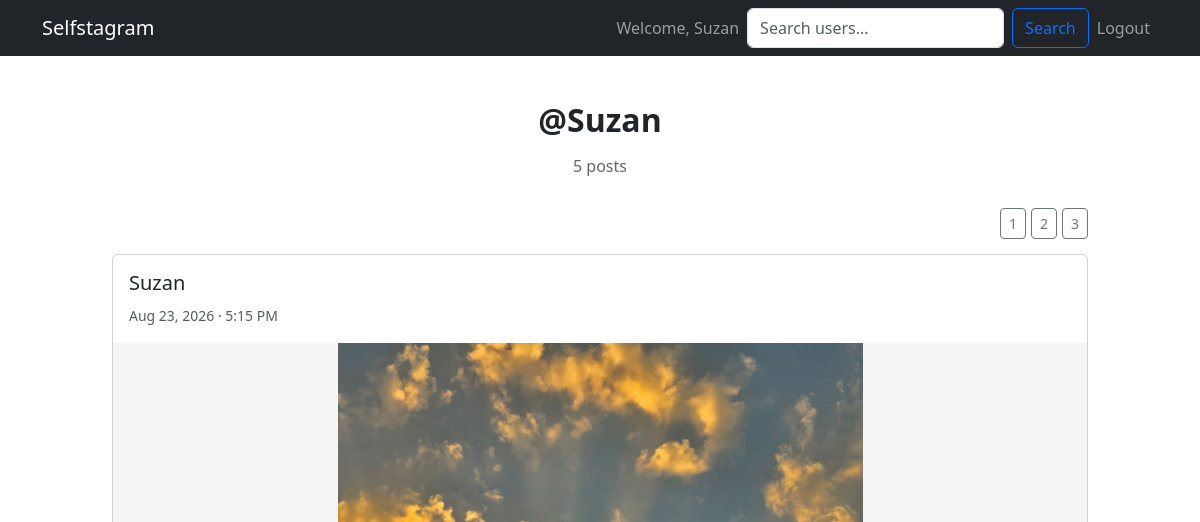
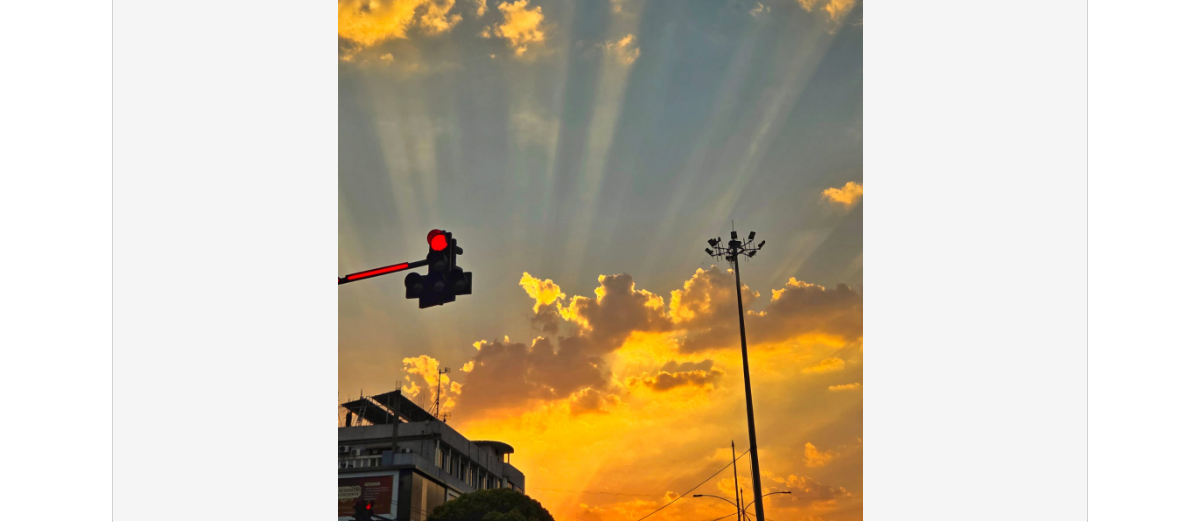
Before: /profile/Suzan/ (signed in, upper part) with the older database file (2 pictures, top to bottom).
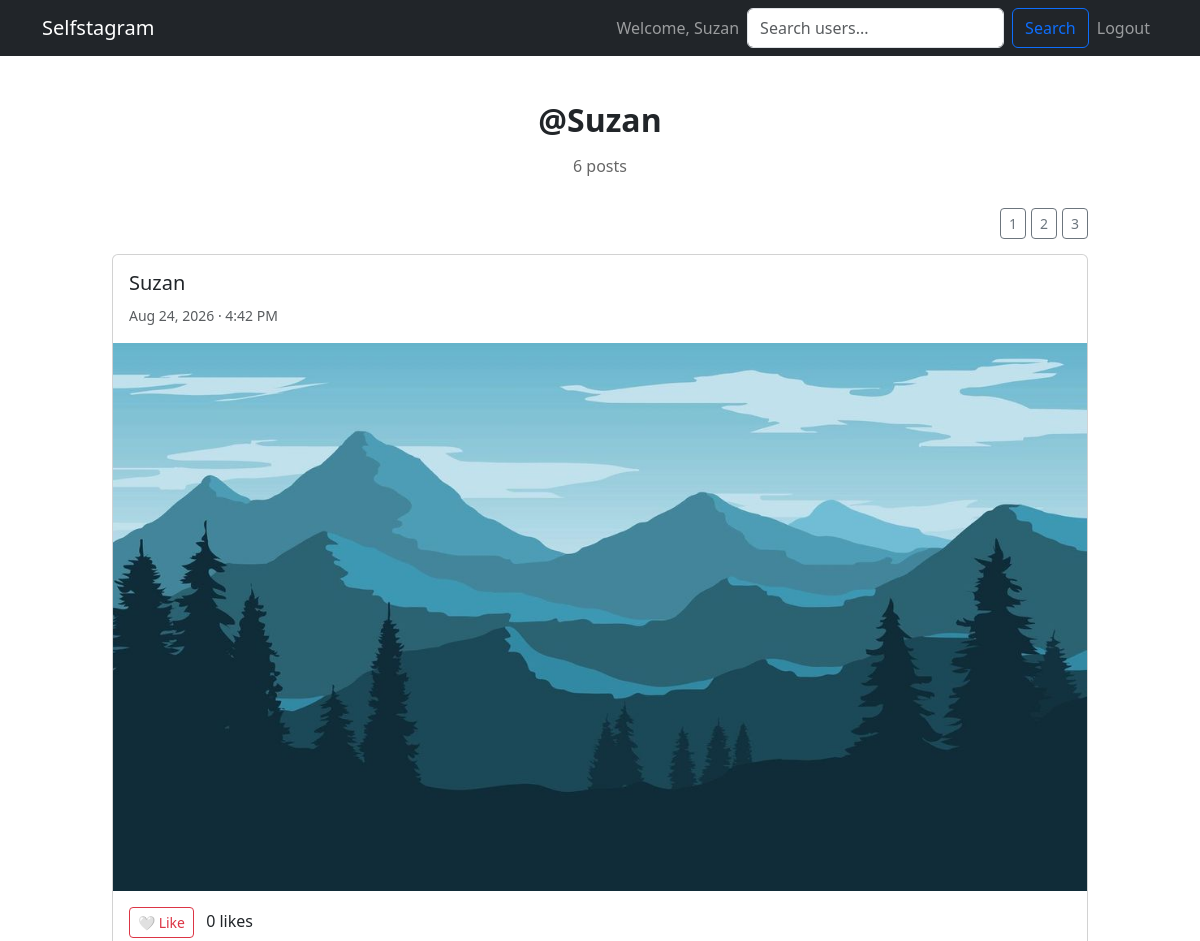
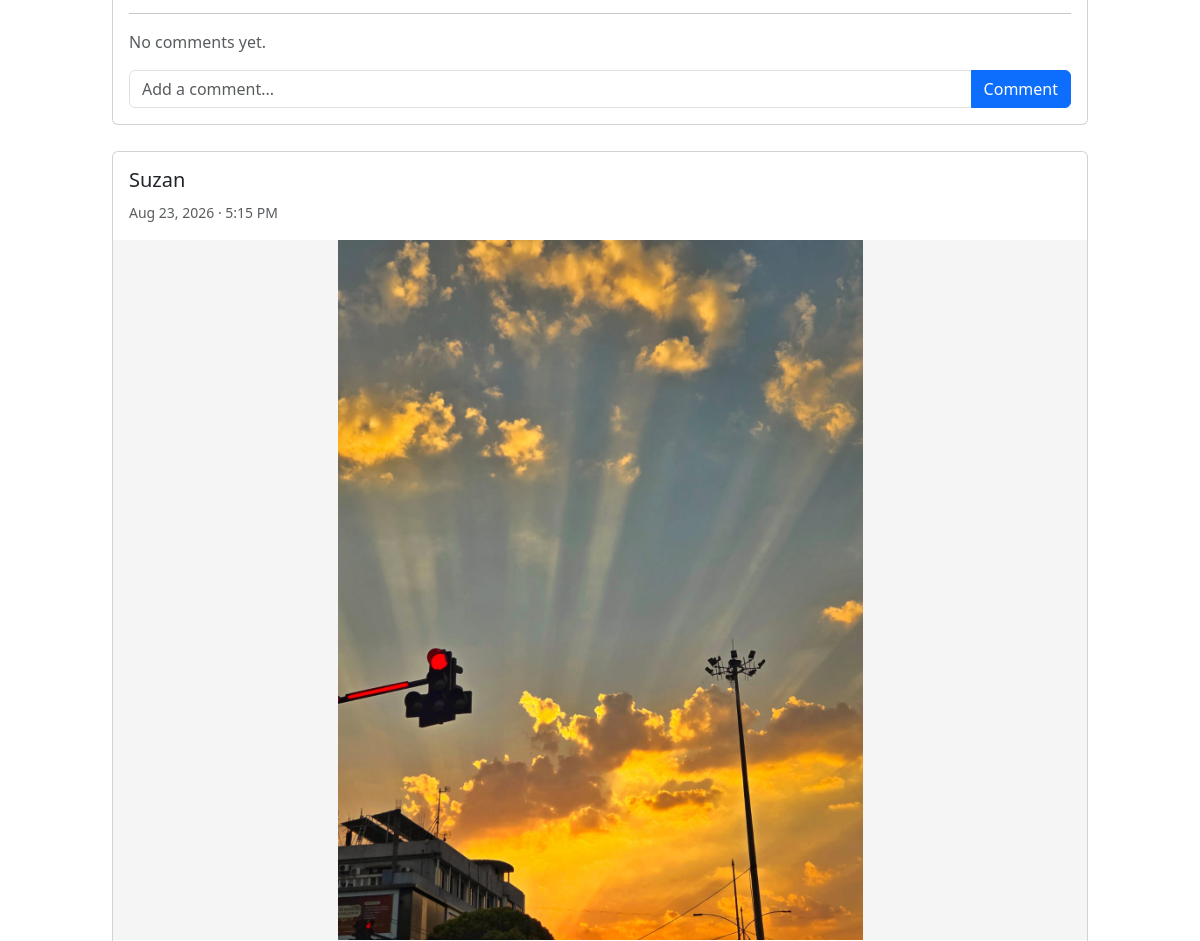
After: the same page with the newer database file (2 pictures, top to bottom).
### myapp/models.py (models this page shows, shortened)
class Image(models.Model):
    user = models.ForeignKey(User, on_delete=models.CASCADE, related_name="images")
    photo = models.ImageField(upload_to="Images")
    date = models.DateTimeField(auto_now_add=True)

### myapp/views.py (the view)
# urls.py: path('profile/<str:username>/', views.profile, name='profile'),
@login_required
def profile(request, username):
    profile_user = get_object_or_404(User, username=username)
    images = (
        Image.objects
        .filter(user=profile_user)
        .prefetch_related("likes", "comments__user")
        .order_by("-date")
    )
    liked_image_ids = set(
        Like.objects
        .filter(user=request.user, image__in=images)
        .values_list("image_id", flat=True)
    )
    is_following = Follow.objects.filter(
        follower=request.user,
        following=profile_user
    ).exists()
    following_users = User.objects.filter(
        followers__follower=profile_user
    ).order_by("username")
    return render(
        request,
        "myapp/profile.html",
        {
            "profile_user": profile_user,
            "img": images,
            "liked_image_ids": liked_image_ids,
            "is_following": is_following,
            "following_users": following_users,
        },
    )

### myapp/templates/myapp/profile.html (shortened to what this page needs)
{% extends "base.html" %}
{% block content %}
<div class="container profile-container">
    <div class="profile-header">
        <div class="profile-username">
            @{{ profile_user.username }}
        </div>
        <div class="profile-stats">
            {{ img|length }} post{{ img|length|pluralize }}
        </div>
    </div>
    <div class="layout-buttons">
        <button class="btn btn-outline-secondary btn-sm"
                onclick="setGrid(1)">
            1
        </button>
        <button class="btn btn-outline-secondary btn-sm"
                onclick="setGrid(2)">
            2
        </button>
        <button class="btn btn-outline-secondary btn-sm"
                onclick="setGrid(3)">
            3
        </button>
    </div>
    {% if img %}
        <div id="photoGrid" class="photo-grid grid-1">
            {% for image in img %}
                <div class="grid-item">
                    <div class="card post-card">
                        <div class="card-body">
                            <h5>
                                <a href="{% url 'profile' image.user.username %}"
                                   class="username-link">
                                    {{ image.user.username }}
                                </a>
                            </h5>
                            <small class="text-muted">
                                {{ image.date|date:"M d, Y · g:i A" }}
                            </small>
                        </div>
                        <img src="{{ image.photo.url }}"
                             class="post-image"
                             alt="Photo uploaded by {{ image.user.username }}">
                        <div class="card-body">
                            <form method="POST"
                                  action="{% url 'toggle_like' image.id %}"
                                  class="d-inline">
                                {% if image.id in liked_image_ids %}
                                    <button type="submit"
                                            class="btn btn-danger btn-sm">
                                        ❤️ Unlike
                                    </button>
                                {% else %}
                                    <button type="submit"
                                            class="btn btn-outline-danger btn-sm">
                                        🤍 Like
                                    </button>
                                {% endif %}
                            </form>
                            <span class="ms-2">
                                {{ image.likes.count }}
                                like{{ image.likes.count|pluralize }}
                            </span>
                            <hr>
                            {% for comment in image.comments.all %}
                                <div class="comment">
                                    <strong>
                                        {{ comment.user.username }}
                                    </strong>
                                    {{ comment.text }}
                                </div>
                            {% empty %}
                                <p class="text-muted">
                                    No comments yet.
                                </p>
                            {% endfor %}
                            <form method="POST"
                                  action="{% url 'add_comment' image.id %}"
                                  class="mt-3">
                                <div class="input-group">
                                    <input type="text"
                                           name="text"
                                           class="form-control"
                                           placeholder="Add a comment..."
                                           maxlength="500"
                                           required>
                                    <button type="submit"
                                            class="btn btn-primary">
                                        Comment
                                    </button>
                                </div>
                            </form>
                        </div>
                    </div>
                </div>
            {% endfor %}
        </div>
    {% else %}
        <div class="alert alert-secondary text-center">
            {{ profile_user.username }}
            hasn't uploaded any photos yet.
        </div>
    {% endif %}
</div>
{% endblock %}

### myapp/templates/base.html (shortened to what this page needs)
<!DOCTYPE html>
<html lang="en">
<head>
    <link href="https://cdn.jsdelivr.net/npm/bootstrap@5.3.0/dist/css/bootstrap.min.css" rel="stylesheet">
</head>
<body>
    <nav class="navbar navbar-expand-lg navbar-dark bg-dark">
        <div class="container">
            <a class="navbar-brand" href="{% url 'home' %}">Selfstagram</a>
            <div class="collapse navbar-collapse" id="navbarNav">
                <ul class="navbar-nav ms-auto">
                    {% if user.is_authenticated %}
                        <li class="nav-item">
                            <span class="nav-link">Welcome, {{ user.username }}</span>
                        </li>
                         <form method="GET" action="{% url 'search_users' %}" class="d-flex">
    <input
        type="search"
        name="q"
        class="form-control me-2"
        placeholder="Search users..."
        value="{{ request.GET.q }}"
    >
    <button type="submit" class="btn btn-outline-primary">
        Search
    </button>
</form>
                        <li class="nav-item">
                            <form method="post" action="{% url 'logout' %}" class="d-inline">
                                <button type="submit" class="btn btn-link nav-link">Logout</button>
                            </form>
                        </li>
                    {% endif %}
                </ul>
            </div>
        </div>
    </nav>
    {% block content %}
    {% endblock %}
</body>
</html>

### myapp/templates/myapp/profile.html (style rules this page uses)
.profile-container { max-width: 1000px; margin: 40px auto; }
.profile-header { text-align: center; margin-bottom: 30px; }
.profile-username { font-size: 32px; font-weight: 600; }
.profile-stats { color: #666; margin-top: 10px; }
.layout-buttons { display: flex; justify-content: flex-end; gap: 5px; margin-bottom: 15px; }
.photo-grid { display: flex; flex-wrap: wrap; margin: -8px; }
.grid-item { padding: 8px; }
.grid-1 .grid-item { width: 100%; }
.post-card { margin-bottom: 10px; }
.post-image { width: 100%; max-height: 700px; object-fit: contain; background: #f5f5f5; }
.username-link { text-decoration: none; color: inherit; }

Changed rows visible on the page:
added Image: user.username "Suzan", date "Aug 24, 2026 · 4:42 PM", photo (picture), shows "🤍 Like", likes.count "0"
Other visible differences:
{{ img|length }}: "5" → "6"
